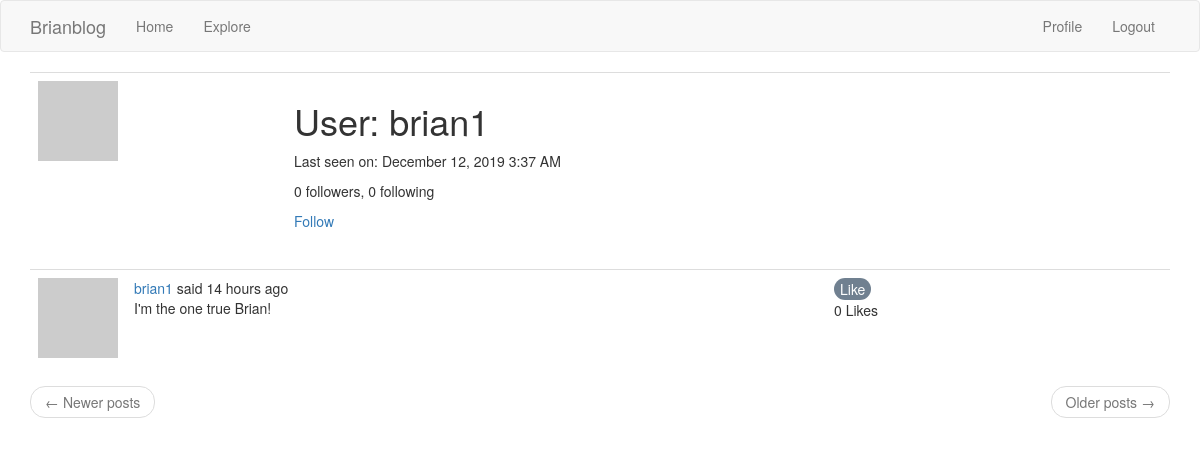
The app's page /user/brian1 (signed in), older data.
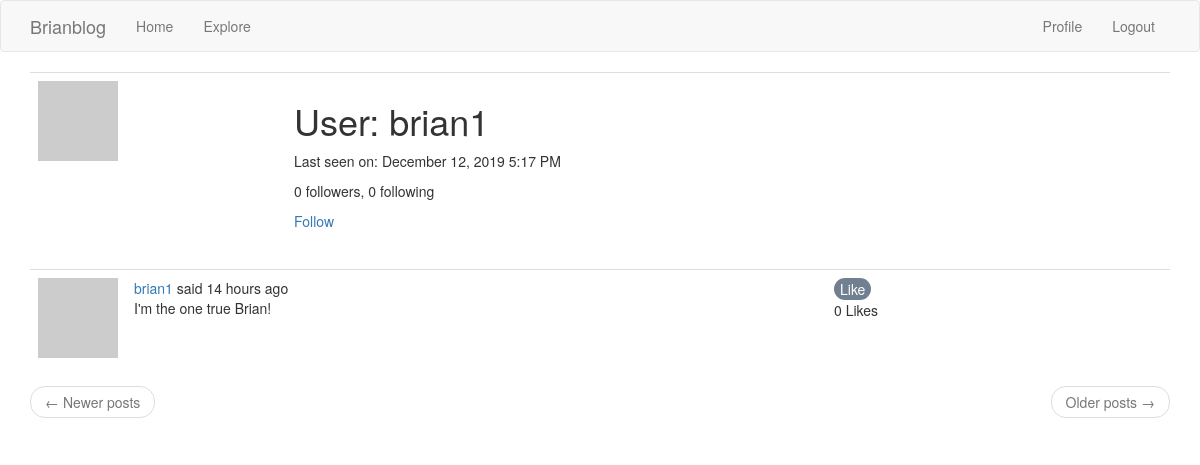
The same page, newer data.
### app/models.py (models this page shows, shortened)
class User(UserMixin, db.Model):
    id = db.Column(db.Integer, primary_key=True)
    username = db.Column(db.String(64), index=True, unique=True)
    email = db.Column(db.String(120), index=True, unique=True)
    password_hash = db.Column(db.String(128))
    posts = db.relationship('Post', backref='author', lazy='dynamic')
    about_me = db.Column(db.String(140))
    last_seen = db.Column(db.DateTime, default=datetime.utcnow)
    followed = db.relationship(
        'User', secondary=followers,
        primaryjoin=(followers.c.follower_id == id),
        secondaryjoin=(followers.c.followed_id == id),
        backref=db.backref('followers', lazy='dynamic'), lazy='dynamic')
    def avatar(self, size):
        digest = md5(self.email.lower().encode('utf-8')).hexdigest()
        return 'https://www.gravatar.com/avatar/{}?d=identicon&s={}'.format(
            digest, size)
    def is_following(self, user):
        return self.followed.filter(
            followers.c.followed_id == user.id).count() > 0

### app/routes.py (the view)
@app.route('/user/<username>')
@login_required
def user(username):
    user = User.query.filter_by(username=username).first_or_404()
    page = request.args.get('page', 1, type=int)
    posts = user.posts.order_by(Post.timestamp.desc()).paginate(
        page, app.config['POSTS_PER_PAGE'], False)
    next_url = url_for('user', username=user.username, page=posts.next_num) \
        if posts.has_next else None
    prev_url = url_for('user', username=user.username, page=posts.prev_num) \
        if posts.has_prev else None
    return render_template('user.html', user=user, posts=posts.items,
                           next_url=next_url, prev_url=prev_url)

### app/models.py (called while the page is built)
@login.user_loader
def load_user(id):
    return User.query.get(int(id))

### app/routes.py (called while the page is built)
@app.before_request
def before_request():
    if current_user.is_authenticated:
        current_user.last_seen = datetime.utcnow()
        db.session.commit()
    g.locale = str(get_locale())

### app/templates/user.html (shortened to what this page needs)
{% extends "base.html" %}
{% block app_content %}
    <table class="table table-hover">
        <tr>
            <td width="256px"><img src="{{ user.avatar(256) }}"></td>
            <td>
                <h1>{{ _('User') }}: {{ user.username }}</h1>
                {% if user.last_seen %}
                <p>{{ _('Last seen on') }}: {{ moment(user.last_seen).format('LLL') }}</p>
                {% endif %}
                <p>{{ _('%(count)d followers', count=user.followers.count()) }}, {{ _('%(count)d following', count=user.followed.count()) }}</p>
                {% if user == current_user %}
                <p><a href="{{ url_for('edit_profile') }}">{{ _('Edit your profile') }}</a></p>
                {% elif not current_user.is_following(user) %}
                <p><a href="{{ url_for('follow', username=user.username) }}">{{ _('Follow') }}</a></p>
                {% else %}
                <p><a href="{{ url_for('unfollow', username=user.username) }}">{{ _('Unfollow') }}</a></p>
                {% endif %}
            </td>
        </tr>
    </table>
    {% for post in posts %}
        {% include '_post.html' %}
    {% endfor %}
    <nav aria-label="...">
        <ul class="pager">
            <li class="previous{% if not prev_url %} disabled{% endif %}">
                <a href="{{ prev_url or '#' }}">
                    <span aria-hidden="true">&larr;</span> {{ _('Newer posts') }}
                </a>
            </li>
            <li class="next{% if not next_url %} disabled{% endif %}">
                <a href="{{ next_url or '#' }}">
                    {{ _('Older posts') }} <span aria-hidden="true">&rarr;</span>
                </a>
            </li>
        </ul>
    </nav>
{% endblock %}

Row changes from the older to the newer data that the page shows:
changed User "brian1": last_seen "December 12, 2019 3:37 AM" → "December 12, 2019 5:17 PM"
